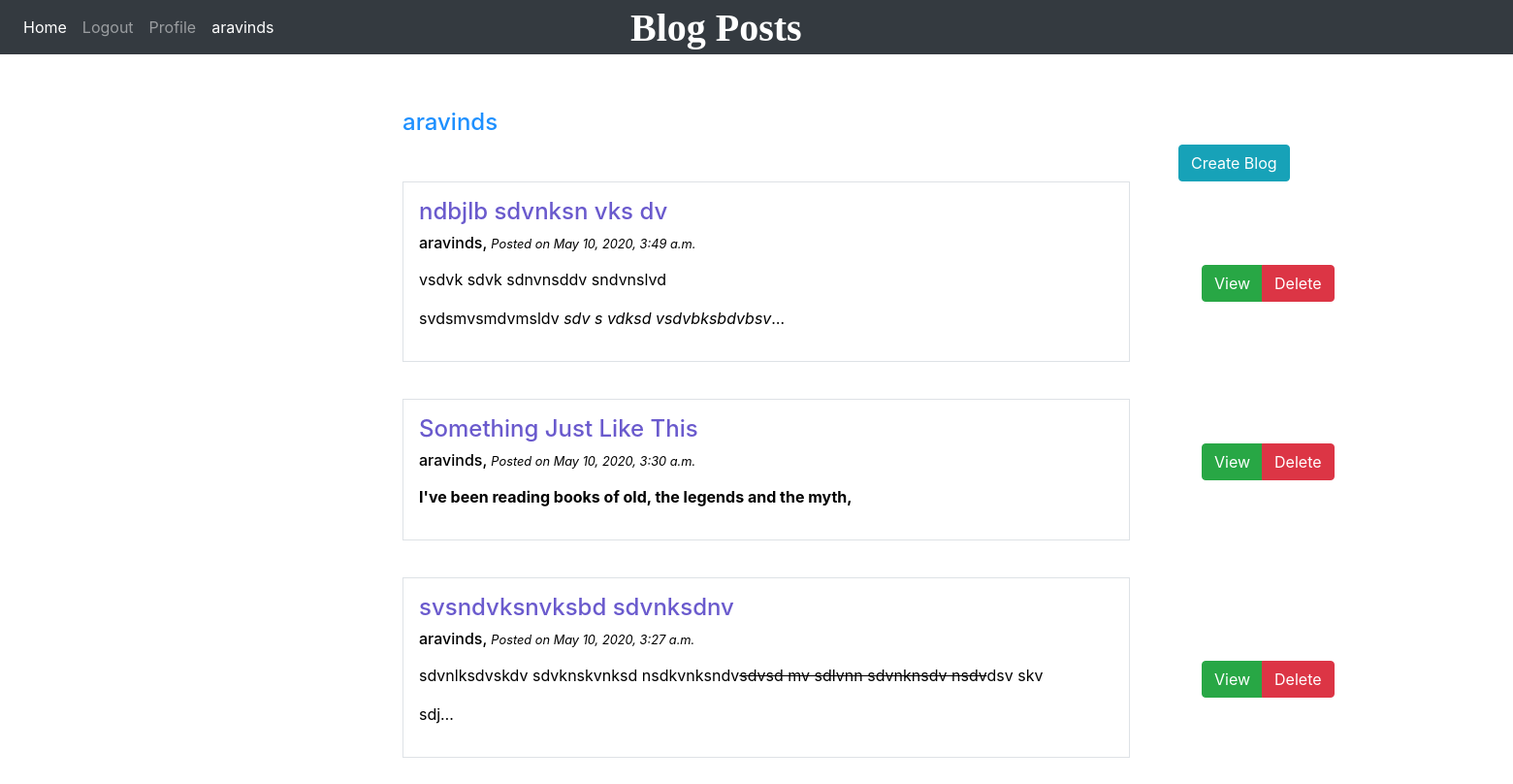
The app's page /profile/ (signed in), older data.
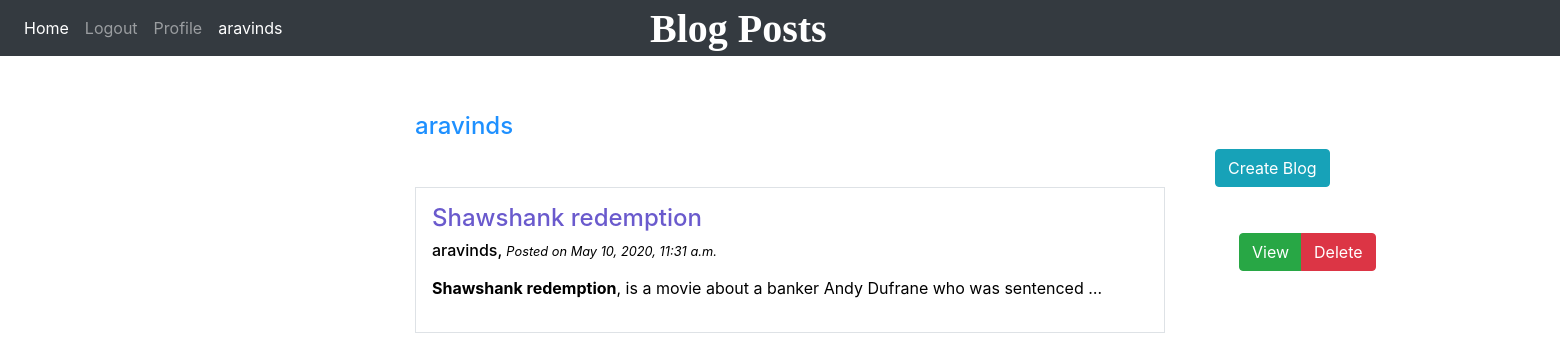
The same page, newer data.
### blog/models.py (models this page shows)
class Post(models.Model):
    title = models.CharField(max_length=100)
    content = RichTextField()
    date_posted = models.DateTimeField(default=timezone.now)
    author = models.ForeignKey(User, on_delete=models.CASCADE)

### users/views.py (the view)
# urls.py: path('profile/', user_views.profile, name='profile'),
@login_required
def profile(request):
    user = User.objects.get(username=request.user.username)
    posts = Post.objects.filter(author=user).order_by('-date_posted')
    return render(request, 'users/profile.html', {'posts': posts})

### users/templates/users/profile.html (shortened to what this page needs)
{% extends "blog/home_page.html" %}
{% load static  %}
{% block content %}
    <link rel="stylesheet" type="text/css" href="{% static 'users/style_users.css' %}">
    <h4> {{ user.username }} </h4>
        <div style="position:relative;left:800px;">
            {% if user.is_authenticated %}
                <a href="{% url 'create-blog' %}" class="btn btn-info" role="button">Create Blog</a>
            {% endif %}
        </div>
        <div>
            {% for post in posts %}
                <div class="media border p-3" id="post_box">
                    <div class="media-body" style="color:black;">
                        <h4 id="post_title"> {{ post.title }} </h4>
                        <h6> <span class="lg-col-10"> {{ post.author }}, <small><i> Posted on {{ post.date_posted }} </i></small> </h6>
                        <p>{{post.content | truncatechars:100 | safe }}</p>
                    </div>
                </div>
                    <form class="form-inline" name="Form1"  method="post">
                        <div class="btn-group" style="position:relative;left:550px;top:-100px;">
                            <button type="submit" class="btn btn-success" name="view_button" formaction="/viewpost">View</button>
                            <button type="submit" class="btn btn-danger" name="delete_button" formaction="/deletepost/">Delete</button>
                        </div>
                    </form>
            {% endfor %}
        </div>
{% endblock content %}

Row changes from the older to the newer data that the page shows:
removed Post: title "ndbjlb sdvnksn vks dv", author "aravinds", date_posted "May 10, 2020, 3:49 a.m.", content "vsdvk sdvk sdnvnsddv sndvnslvd svdsmvsmdvmsldv sdv s vdksd vsdvbksbdvbsv …"
removed Post: title "Something Just Like This", author "aravinds", date_posted "May 10, 2020, 3:30 a.m.", content "I've been reading books of old, the legends and the myth,"
removed Post: title "svsndvksnvksbd sdvnksdnv", author "aravinds", date_posted "May 10, 2020, 3:27 a.m.", content "sdvnlksdvskdv sdvknskvnksd nsdkvnksndv sdvsd mv sdlvnn sdvnknsdv nsdv dsv skv sdj…"
added Post: title "Shawshank redemption", author "aravinds", date_posted "May 10, 2020, 11:31 a.m.", content "Shawshank redemption , is a movie about a banker Andy Dufrane who was sentenced …"
